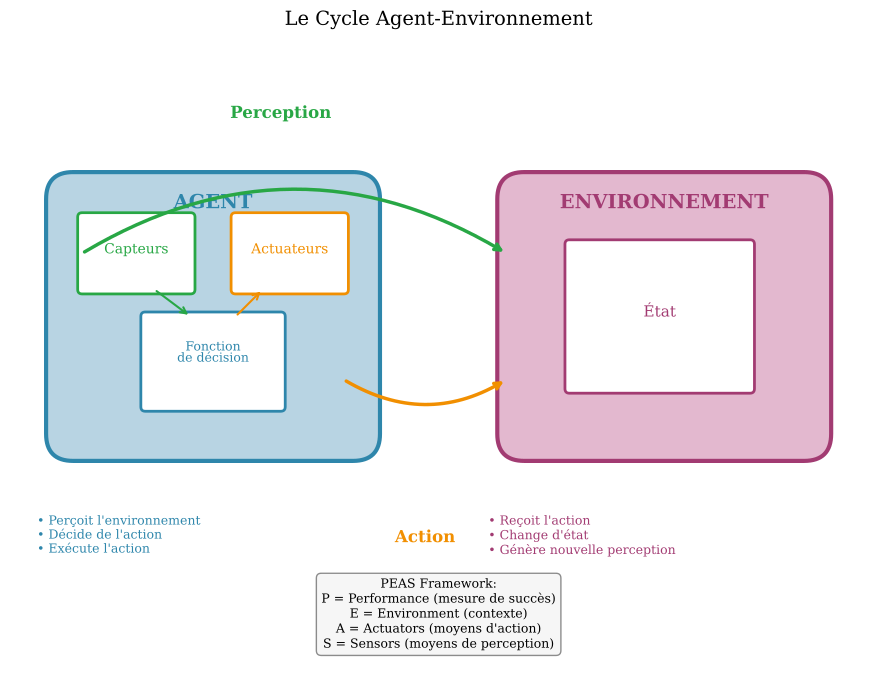

Python code for this plot:
#!/usr/bin/env python3
"""
Figure 03: Schéma Agent-Environnement
Chapitre: S01 - Qu'est-ce que l'IA ?

Le cycle perception-action entre un agent et son environnement.
"""

import matplotlib.pyplot as plt
import matplotlib.patches as mpatches
from matplotlib.patches import FancyBboxPatch, FancyArrowPatch, Circle
import numpy as np

# Configuration globale
plt.rcParams.update({
    'font.size': 11,
    'font.family': 'serif',
    'figure.figsize': (10, 7),
    'figure.dpi': 150,
    'savefig.dpi': 300,
    'savefig.bbox': 'tight'
})

# Couleurs
COLORS = {
    'agent': '#2E86AB',
    'agent_light': '#B8D4E3',
    'env': '#A23B72',
    'env_light': '#E3B8CF',
    'sensor': '#28A745',
    'actuator': '#F18F01',
    'arrow': '#343A40',
    'text': '#212121',
}

def create_figure():
    fig, ax = plt.subplots()
    
    # Agent (rectangle arrondi à gauche)
    agent_box = FancyBboxPatch((0.5, 2.5), 3.5, 3,
                                boxstyle="round,pad=0.1,rounding_size=0.3",
                                facecolor=COLORS['agent_light'],
                                edgecolor=COLORS['agent'],
                                linewidth=3)
    ax.add_patch(agent_box)
    ax.text(2.25, 5.2, 'AGENT', fontsize=14, fontweight='bold',
            ha='center', color=COLORS['agent'])
    
    # Composants internes de l'agent
    # Capteurs
    sensor_box = FancyBboxPatch((0.8, 4.3), 1.2, 0.8,
                                 boxstyle="round,pad=0.05",
                                 facecolor='white',
                                 edgecolor=COLORS['sensor'],
                                 linewidth=2)
    ax.add_patch(sensor_box)
    ax.text(1.4, 4.7, 'Capteurs', fontsize=10, ha='center', color=COLORS['sensor'])
    
    # Fonction de décision
    decision_box = FancyBboxPatch((1.5, 3.0), 1.5, 1.0,
                                   boxstyle="round,pad=0.05",
                                   facecolor='white',
                                   edgecolor=COLORS['agent'],
                                   linewidth=2)
    ax.add_patch(decision_box)
    ax.text(2.25, 3.5, 'Fonction\nde décision', fontsize=9, ha='center', 
            color=COLORS['agent'], linespacing=0.9)
    
    # Actuateurs
    actuator_box = FancyBboxPatch((2.5, 4.3), 1.2, 0.8,
                                   boxstyle="round,pad=0.05",
                                   facecolor='white',
                                   edgecolor=COLORS['actuator'],
                                   linewidth=2)
    ax.add_patch(actuator_box)
    ax.text(3.1, 4.7, 'Actuateurs', fontsize=10, ha='center', color=COLORS['actuator'])
    
    # Flèches internes à l'agent
    ax.annotate('', xy=(2.0, 4.0), xytext=(1.6, 4.3),
                arrowprops=dict(arrowstyle='->', color=COLORS['sensor'], lw=1.5))
    ax.annotate('', xy=(2.8, 4.3), xytext=(2.5, 4.0),
                arrowprops=dict(arrowstyle='->', color=COLORS['actuator'], lw=1.5))
    
    # Environnement (rectangle arrondi à droite)
    env_box = FancyBboxPatch((5.5, 2.5), 3.5, 3,
                              boxstyle="round,pad=0.1,rounding_size=0.3",
                              facecolor=COLORS['env_light'],
                              edgecolor=COLORS['env'],
                              linewidth=3)
    ax.add_patch(env_box)
    ax.text(7.25, 5.2, 'ENVIRONNEMENT', fontsize=14, fontweight='bold',
            ha='center', color=COLORS['env'])
    
    # État dans l'environnement
    state_box = FancyBboxPatch((6.2, 3.2), 2.0, 1.6,
                                boxstyle="round,pad=0.05",
                                facecolor='white',
                                edgecolor=COLORS['env'],
                                linewidth=2)
    ax.add_patch(state_box)
    ax.text(7.2, 4.0, 'État', fontsize=11, ha='center', color=COLORS['env'])
    
    # Flèche Perception (de l'environnement vers l'agent)
    ax.annotate('', xy=(0.8, 4.7), xytext=(5.5, 4.7),
                arrowprops=dict(arrowstyle='<-',
                               connectionstyle='arc3,rad=0.3',
                               color=COLORS['sensor'],
                               lw=2.5))
    ax.text(3.0, 6.2, 'Perception', fontsize=12, fontweight='bold',
            ha='center', color=COLORS['sensor'])
    
    # Flèche Action (de l'agent vers l'environnement)
    ax.annotate('', xy=(5.5, 3.3), xytext=(3.7, 3.3),
                arrowprops=dict(arrowstyle='->',
                               connectionstyle='arc3,rad=0.3',
                               color=COLORS['actuator'],
                               lw=2.5))
    ax.text(4.6, 1.5, 'Action', fontsize=12, fontweight='bold',
            ha='center', color=COLORS['actuator'])
    
    # Annotations explicatives
    ax.text(0.3, 1.8, "• Perçoit l'environnement\n• Décide de l'action\n• Exécute l'action",
            fontsize=9, color=COLORS['agent'], va='top')
    
    ax.text(5.3, 1.8, "• Reçoit l'action\n• Change d'état\n• Génère nouvelle perception",
            fontsize=9, color=COLORS['env'], va='top')
    
    # Encadré PEAS
    peas_text = ("PEAS Framework:\n"
                 "P = Performance (mesure de succès)\n"
                 "E = Environment (contexte)\n"
                 "A = Actuators (moyens d'action)\n"
                 "S = Sensors (moyens de perception)")
    bbox_props = dict(boxstyle="round,pad=0.4", facecolor='#F5F5F5', 
                      edgecolor='gray', alpha=0.9)
    ax.text(4.75, 0.3, peas_text, fontsize=9, ha='center', va='bottom',
            bbox=bbox_props, linespacing=1.3)
    
    # Configuration des axes
    ax.set_xlim(0, 9.5)
    ax.set_ylim(0, 7)
    ax.set_aspect('equal')
    ax.axis('off')
    
    ax.set_title('Le Cycle Agent-Environnement', fontsize=14, pad=15)
    
    plt.tight_layout()
    return fig

if __name__ == '__main__':
    fig = create_figure()
    fig.savefig('fig_03_agent_environment.pdf')
    fig.savefig('fig_03_agent_environment.png')
    plt.close()
    print("Figure 03 générée: fig_03_agent_environment.pdf")
